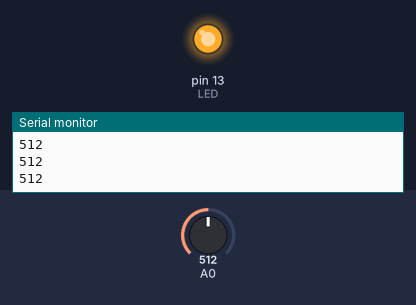
Simulated run of this sketch. Board: Arduino Uno, built with avr-gcc and run on an emulated ATmega328P. Shown: output pins drawn as LEDs (lit = HIGH), the last lines printed to the serial monitor. The inputs (shaded band) are chosen by the test bench; at power-on: A0 = 512.

Above: at 1.3 s.
1.4 s: A0 set to 130
2.9 s: A0 set to 110
At 4.2 s:
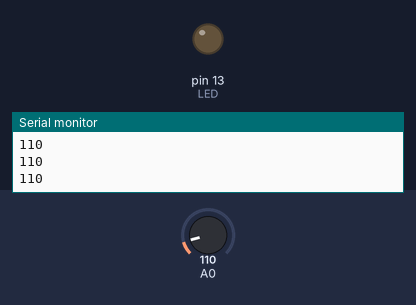
4.5 s: A0 set to 150
At 5.4 s:
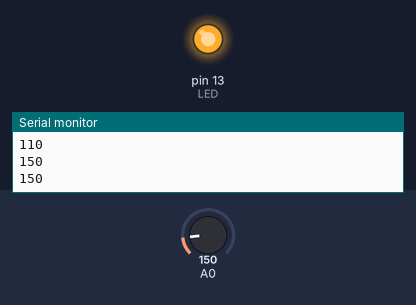
6.0 s: A0 set to 0
At 6.5 s:
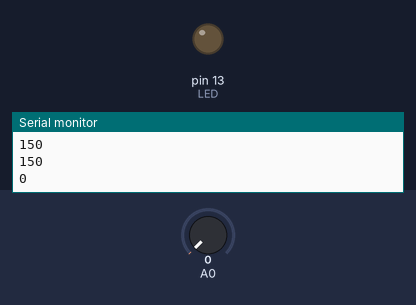
Timing chart, 0 to 8.5 s (numbered marks = the images above; inputs shaded):
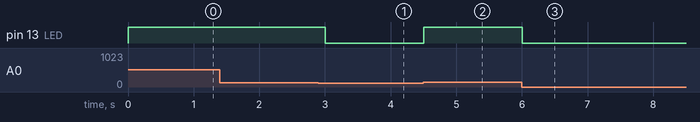

Measured:
- the behaviour switches between 121 and 120 on A0 (found by bisection; images 0 and 1)
- after the input at 2.9 s, pin 13 (LED): HIGH → LOW after 0.10 s
- after the input at 4.5 s, pin 13 (LED): LOW → HIGH at once
- after the input at 6.0 s, pin 13 (LED): HIGH → LOW at once

The sketch:

listing8-3.ino
```cpp
const int LED = 13;
int lowLight;
boolean on;
void setup() { //analog pins are inputs by default
  pinMode (LED, OUTPUT);
  Serial.begin(9600);
  Serial.println("the serial monitor is displaying the light value");
}
void loop () {
  lowLight = analogRead (0); //reads voltage at 1024 steps
  if (lowLight > 140) { //ambient light low, turn on LED
    digitalWrite (LED, HIGH);
    on = true;
  }
  if ((lowLight <= 140) && (on == false)) {
    digitalWrite(LED, LOW); // ambient light high, turn off LED
  }
  if ((lowLight <= 120) && (on == true)) { //hysteresis
    digitalWrite(LED, LOW);
  }
  Serial.println (lowLight);
  delay (500);
}
```
